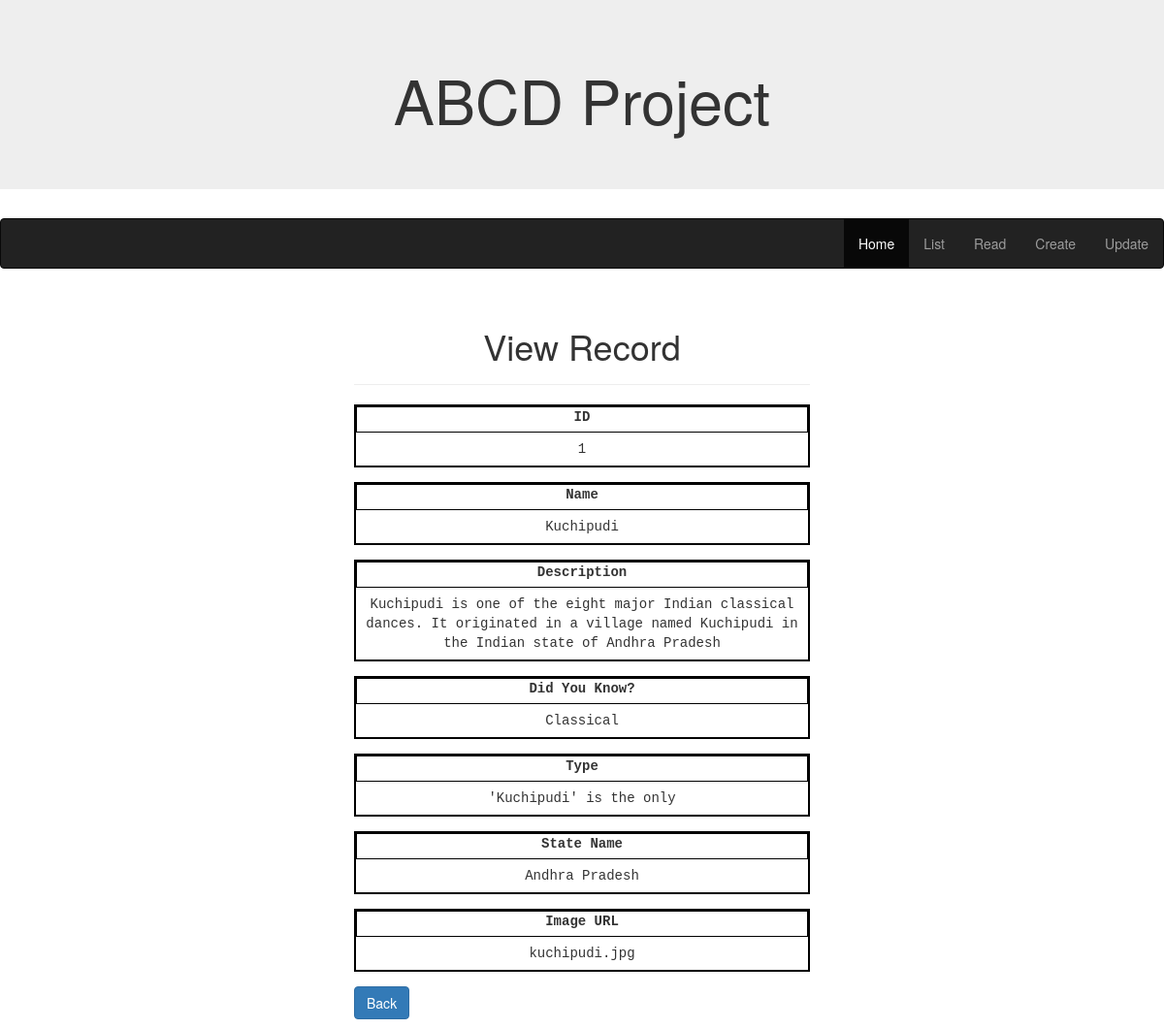
Screenshot of /read.php?id=1 with the database file from the repository.
### tables this page shows
CREATE TABLE `dances` (
  `id` int(11) NOT NULL,
  `name` varchar(100) NOT NULL,
  `description` varchar(500) NOT NULL,
  `did_you_know` varchar(255) NOT NULL,
  `type` varchar(25) NOT NULL COMMENT 'classical, folk, other',
  `state_name` varchar(25) DEFAULT NULL,
  `key_words` varchar(500) DEFAULT NULL COMMENT 'any key words separate by comma',
  `status` varchar(25) NOT NULL DEFAULT 'proposed' COMMENT 'proposed, approved, writeup_done, art_work_done, designed, completed',
  `image_url` varchar(100) NOT NULL,
  `notes` varchar(500) DEFAULT NULL
);

### read.php (the view, shortened to what this page needs)
<?php
if(isset($_GET["id"]) && !empty(trim($_GET["id"]))){
    require_once "config.php";
     $param_id = trim($_GET["id"]);
    $sql = "SELECT * FROM dances WHERE id = '$param_id'";
    $mysqli_result = mysqli_query($link, $sql);
    if($mysqli_result){
        if(mysqli_num_rows($mysqli_result) == 1){
            $row = mysqli_fetch_array($mysqli_result, MYSQLI_ASSOC);
        } else{
            header("location: error.php");
            exit();
        }
    } else{
        echo "Oops! Something went wrong. Please try again later.";
    }
} else{
    header("location: error.php");
    exit();
}
?>
<!DOCTYPE html>
<html lang="en">
<head>
  <link rel="stylesheet" href="https://maxcdn.bootstrapcdn.com/bootstrap/3.4.1/css/bootstrap.min.css">
</head>
<body>
<div class="jumbotron">
  <h1><center>ABCD Project</center></h1>
</div>
  <link rel="stylesheet" href="https://maxcdn.bootstrapcdn.com/bootstrap/3.4.1/css/bootstrap.min.css">
</head>
<body>
<nav class="navbar navbar-inverse">
  <div class="container-fluid">
    <ul class="nav navbar-nav navbar-right">
      <li class="active"><a href="#"> Home </a></li>
      <li><a href="#"> List </a></li>
      <li><a href="#"> Read </a></li>
      <li><a href="#"> Create</a></li>
      <li><a href="#">Update</a></li>
    </ul>
        </div>
</nav>
</body>
<head>
    <link rel="stylesheet" href="https://maxcdn.bootstrapcdn.com/bootstrap/3.3.7/css/bootstrap.css">
</head>
<body>
    <div class="wrapper">
        <div class="container-fluid">
            <div class="row">
                <div class="col-md-12">
                    <div class="page-header">
                        <h1><center>View Record</center></h1>
                    </div>
                    <div class="form-group">
                    <div class = "form-group-2">
                        <label>ID</label>
                    </div>
                        <p class="form-control-static"><?php echo $row['id']; ?></p>
                    </div>
                    <div class="form-group">
                    <div class = "form-group-2">
                        <label>Name</label>
                    </div>
                        <p class="form-control-static"><?php echo $row['name']; ?></p>
                    </div>
                    <div class="form-group">
                    <div class = "form-group-2">
                        <label>Description</label>
                    </div>
                        <p class="form-control-static"><?php echo $row['description']; ?></p>
                    </div>
                    <div class="form-group">
                    <div class = "form-group-2">
                        <label>Did You Know?</label>
                        </div>
                        <p class="form-control-static"><?php echo $row['did_you_know']; ?></p>
                    </div>
                    <div class="form-group">
                    <div class = "form-group-2">
                        <label>Type</label>
                        </div>
                        <p class="form-control-static"><?php echo $row['type']; ?></p>
                    </div>
                    <div class="form-group">
                    <div class = "form-group-2">
                        <label>State Name</label>
                        </div>
                        <p class="form-control-static"><?php echo $row['state_name']; ?></p>
                    </div>
                    <div class="form-group">
                    <div class = "form-group-2">
                        <label>Image URL</label>
                    </div>
                        <p class="form-control-static"><?php echo $row['image_url']; ?></p>
                    </div>
                    <p><a href="index.php" class="btn btn-primary">Back</a></p>
                </div>
            </div>
        </div>
    </div>
</body>
</html>

### read.php (style rules this page uses)
.form-group { border: 2px solid black; font-family: "Monaco", "Lucinda Console", monospace; }
.form-group { text-align: center; }
.form-group-2 { border: 1px solid black; }
.wrapper { width: 500px; margin: 0 auto; }

### rows the page displays
dances: id "1", name "Kuchipudi", description "Kuchipudi is one of the eight major Indian classical dances. It originated in a village named Kuchipudi in the Indian state of Andhra Pradesh", did_you_know "Classical", type "'Kuchipudi' is the only", state_name "Andhra Pradesh", image_url "kuchipudi.jpg"
